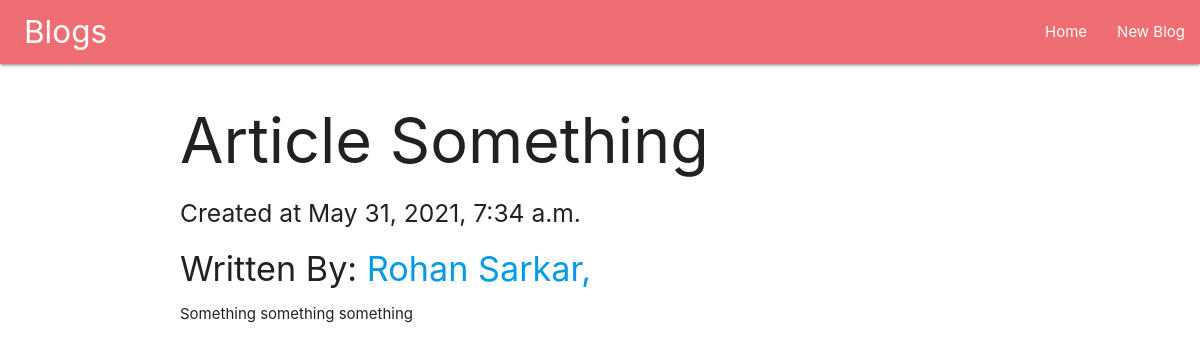
Page /article/12 on the committed database.
### main/models.py (models this page shows, shortened)
class Article(models.Model):
    title = models.CharField(max_length=256)
    content = models.TextField()
    createdAt = models.DateTimeField(auto_now_add=True)
    authors = models.ManyToManyField('Author')

class Author(models.Model):
    name = models.CharField(max_length=256)
    def __str__(self):
        return self.name

### main/views.py (the view)
# urls.py: path('article/<int:pk>', views.article, name='get_article'),
def article(request, pk):
    article = get_object_or_404(models.Article, pk=pk)
    context = {"article": article}
    return render(request, 'main/article.html', context)

### templates/main/article.html
{% extends 'main/base.html' %}
    {% block content %}
    {% include 'main/nav.html' %}
    <div class="container">
        <h1>{{ article.title }}</h1>
        <h5>Created at {{ article.createdAt }}</h5>
        <h4>
            Written By:
            {% for author in article.authors.all %}
            <a href="{% url 'get_author' author.id %}">
            {{ author }},
            </a>
            {% endfor %}
        </h4>
        <p style="text-align: justify;">
            {{ article.content }}
        </p>
    </div>
    {% endblock %}

### rows in the picture
Article: title "Article Something", createdAt "May 31, 2021, 7:34 a.m.", content "Something something something"
Author: name "Rohan Sarkar"
